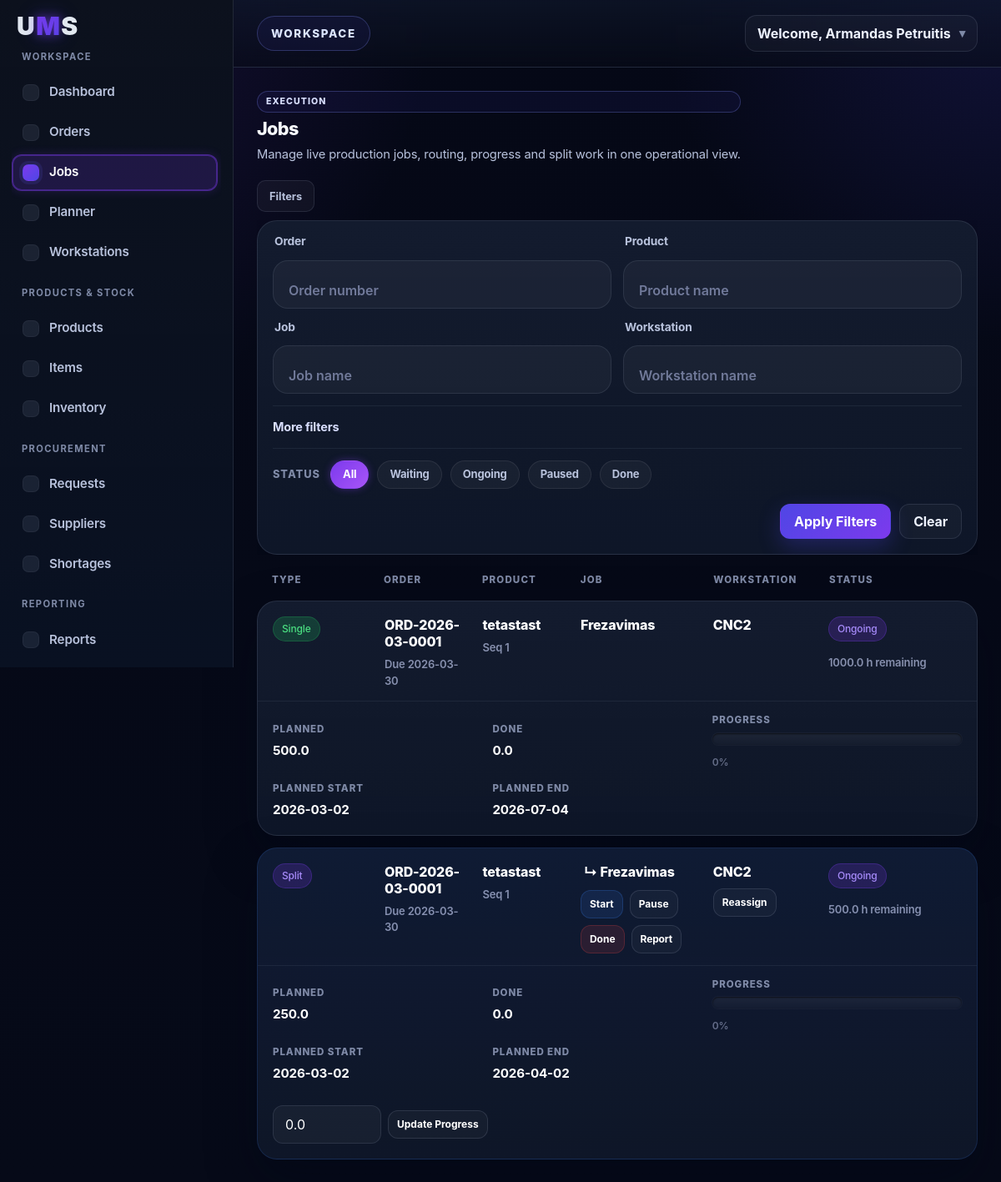
Screenshot of /jobs?workstation=1 (signed in) with the database file from the repository.
### tables this page shows
CREATE TABLE order_jobs (
    id INTEGER PRIMARY KEY AUTOINCREMENT,
    order_id INTEGER NOT NULL,
    product_job_template_id INTEGER,
    workstation_id INTEGER NOT NULL,
    job_name TEXT NOT NULL,
    sequence INTEGER NOT NULL,
    planned_quantity REAL NOT NULL,
    completed_quantity REAL NOT NULL DEFAULT 0,
    estimated_hours REAL NOT NULL,
    status TEXT NOT NULL DEFAULT 'Waiting', job_product_id INTEGER, planned_start TEXT, planned_end TEXT, parent_job_id INTEGER, is_split_child INTEGER NOT NULL DEFAULT 0, company_id INTEGER,
    FOREIGN KEY (order_id) REFERENCES orders(id),
    FOREIGN KEY (workstation_id) REFERENCES workstations(id)
);

CREATE TABLE orders (
        id INTEGER PRIMARY KEY AUTOINCREMENT,
        order_number TEXT,
        customer TEXT,
        status TEXT,
        due_date TEXT,
        priority TEXT
    , product_id INTEGER, quantity REAL DEFAULT 1, materials_reserved INTEGER NOT NULL DEFAULT 0, company_id INTEGER);

CREATE TABLE products (
        id INTEGER PRIMARY KEY AUTOINCREMENT,
        product_code TEXT NOT NULL,
        product_name TEXT NOT NULL,
        description TEXT,
        measurement_unit TEXT NOT NULL
    , time_per_unit REAL NOT NULL DEFAULT 0, stock_quantity REAL NOT NULL DEFAULT 0, company_id INTEGER);

CREATE TABLE workstations (
        id INTEGER PRIMARY KEY AUTOINCREMENT,
        name TEXT NOT NULL,
        description TEXT,
        hours_per_shift REAL NOT NULL DEFAULT 8,
        shifts_per_day INTEGER NOT NULL DEFAULT 1,
        working_days_per_month INTEGER NOT NULL DEFAULT 20
    , color TEXT NOT NULL DEFAULT '#3b82f6', company_id INTEGER);

### app.py (the view)
@app.route("/jobs")
@permission_required("view_jobs")
def jobs():
    if not is_logged_in():
        return redirect(url_for("login"))
    company_id = get_company_id()
    order_number = request.args.get("order_number", "").strip()
    product_name = request.args.get("product_name", "").strip()
    job_name = request.args.get("job_name", "").strip()
    workstation = request.args.get("workstation", "").strip()
    workstation_text = request.args.get("workstation_text", "").strip()
    due_date_from = request.args.get("due_date_from", "").strip()
    due_date_to = request.args.get("due_date_to", "").strip()
    selected_statuses = request.args.getlist("status")
    selected_statuses = [s.strip() for s in selected_statuses if s.strip()]
    statuses = selected_statuses[:]
    if "All" in statuses:
        statuses = []
    conn = sqlite3.connect("database.db")
    cursor = conn.cursor()
    query = """
        SELECT
            oj.id,
            o.order_number,
            jp.product_name,
            oj.job_name,
            w.name,
            oj.workstation_id,
            oj.sequence,
            oj.planned_quantity,
            oj.completed_quantity,
            oj.estimated_hours,
            oj.status,
            o.due_date,
            oj.planned_start,
            oj.planned_end,
            oj.parent_job_id,
            oj.is_split_child,
            (
                SELECT COUNT(*)
                FROM order_jobs child
                WHERE child.parent_job_id = oj.id
                  AND child.is_split_child = 1
                  AND child.company_id = oj.company_id
            ) AS child_count
        FROM order_jobs oj
        JOIN orders o
          ON oj.order_id = o.id
         AND o.company_id = oj.company_id
        LEFT JOIN products jp
          ON oj.job_product_id = jp.id
         AND jp.company_id = oj.company_id
        JOIN workstations w
          ON oj.workstation_id = w.id
         AND w.company_id = oj.company_id
        WHERE oj.company_id = ?
    """
    params = [company_id]
    if order_number:
        query += " AND o.order_number LIKE ?"
        params.append(f"%{order_number}%")
    if product_name:
        query += " AND jp.product_name LIKE ?"
        params.append(f"%{product_name}%")
    if job_name:
        query += " AND oj.job_name LIKE ?"
        params.append(f"%{job_name}%")
    if workstation:
        query += " AND oj.workstation_id = ?"
        params.append(workstation)
    if workstation_text:
        query += " AND w.name LIKE ?"
        params.append(f"%{workstation_text}%")
    if statuses:
        placeholders = ",".join(["?"] * len(statuses))
        query += f" AND oj.status IN ({placeholders})"
        params.extend(statuses)
    if due_date_from:
        query += " AND o.due_date >= ?"
        params.append(due_date_from)
    if due_date_to:
        query += " AND o.due_date <= ?"
        params.append(due_date_to)
    query += " ORDER BY o.due_date ASC, o.order_number ASC, oj.sequence ASC, oj.id ASC"
    cursor.execute(query, params)
    rows = cursor.fetchall()
    jobs = []
    for row in rows:
        job_id = row[0]
        planned_quantity = float(row[7] or 0)
        completed_quantity = float(row[8] or 0)
        child_count = int(row[16] or 0)
        progress_percent = 0
        if planned_quantity > 0:
            progress_percent = min(100, max(0, (completed_quantity / planned_quantity) * 100))
        jobs.append({
            "id": row[0],
            "order_number": row[1],
            "product_name": row[2] if row[2] else "-",
            "job_name": row[3],
            "workstation_name": row[4],
            "workstation_id": row[5],
            "sequence": row[6],
            "planned_quantity": planned_quantity,
            "completed_quantity": completed_quantity,
            "estimated_hours": row[9],
            "status": row[10],
            "due_date": row[11],
            "planned_start": row[12],
            "planned_end": row[13],
            "progress_percent": progress_percent,
            "parent_job_id": row[14],
            "is_split_child": int(row[15] or 0),
            "child_count": child_count,
            "can_start": can_start_job(cursor, job_id, company_id=company_id) if child_count == 0 else False
        })
    cursor.execute("""
        SELECT id, name
        FROM workstations
        WHERE company_id = ?
        ORDER BY name ASC
    """, (company_id,))
    ws_rows = cursor.fetchall()
    conn.close()
    workstations = [{"id": w[0], "name": w[1]} for w in ws_rows]
    filters = {
        "order_number": order_number,
        "product_name": product_name,
        "job_name": job_name,
        "workstation": workstation,
        "workstation_text": workstation_text,
        "status": selected_statuses,
        "due_date_from": due_date_from,
        "due_date_to": due_date_to
    }
    return render_template(
        "jobs.html",
        jobs=jobs,
        workstations=workstations,
        filters=filters,
        active_page="jobs"
    )

### templates/jobs.html (shortened to what this page needs)
{% extends "base.html" %}
{% block content %}
<div class="jobs-header">
  <div class="jobs-header-left">
    <span class="eyebrow-label">Execution</span>
    <h1>Jobs</h1>
    <p>Manage live production jobs, routing, progress and split work in one operational view.</p>
  </div>
</div>
<div class="filters-wrapper section-spacing">
  <button type="button" class="filters-toggle-btn" aria-expanded="false">
    Filters
  </button>
  <div class="filters-panel filters-collapsed">
    <div class="dashboard-form-card jobs-filter-card">
      <form method="GET" action="{{ url_for('jobs') }}" class="order-form live-filter-form">
        <div class="jobs-filter-grid">
          <div class="form-group">
            <label for="order_number">Order</label>
            <input type="text" id="order_number" name="order_number" value="{{ filters.order_number }}" placeholder="Order number">
          </div>
          <div class="form-group">
            <label for="product_name">Product</label>
            <input type="text" id="product_name" name="product_name" value="{{ filters.product_name }}" placeholder="Product name">
          </div>
          <div class="form-group">
            <label for="job_name">Job</label>
            <input type="text" id="job_name" name="job_name" value="{{ filters.job_name }}" placeholder="Job name">
          </div>
          <div class="form-group">
            <label for="workstation_text">Workstation</label>
            <input type="text" id="workstation_text" name="workstation_text" value="{{ filters.workstation_text }}" placeholder="Workstation name">
          </div>
        </div>
        <details class="jobs-more-filters">
          <summary>More filters</summary>
        </details>
        <div class="jobs-status-pills">
          <span class="jobs-status-label">Status</span>
          <label class="jobs-pill-option">
            <span>All</span>
          </label>
          <label class="jobs-pill-option">
            <span>Waiting</span>
          </label>
          <label class="jobs-pill-option">
            <span>Ongoing</span>
          </label>
          <label class="jobs-pill-option">
            <span>Paused</span>
          </label>
          <label class="jobs-pill-option">
            <span>Done</span>
          </label>
        </div>
        <div class="form-actions">
          <button type="submit" class="dashboard-btn primary">Apply Filters</button>
          <a href="{{ url_for('jobs') }}" class="dashboard-btn secondary">Clear</a>
        </div>
      </form>
    </div>
  </div>
</div>
<div id="jobs-results">
  <div class="jobs-board">
    <div class="jobs-board-header">
      <div class="jobs-board-head">Type</div>
      <div class="jobs-board-head">Order</div>
      <div class="jobs-board-head">Product</div>
      <div class="jobs-board-head">Job</div>
      <div class="jobs-board-head">Workstation</div>
      <div class="jobs-board-head">Status</div>
    </div>
    <div class="jobs-board-body">
      {% if jobs %}
        {% for job in jobs %}
          {% set progress_percent = job.progress_percent if job.progress_percent is not none else 0 %}
          {% set progress_width = progress_percent if progress_percent <= 100 else 100 %}
          {% set remaining_qty = job.planned_quantity - job.completed_quantity %}
          {% if remaining_qty < 0 %}
            {% set remaining_qty = 0 %}
          {% endif %}
          {% set total_hours = (job.estimated_hours * remaining_qty)|round(2) %}
          {% if job.status == "Done" %}
            {% set status_class = "completed" %}
          {% elif job.status == "Ongoing" %}
            {% set status_class = "in-progress" %}
          {% elif job.status == "Paused" %}
            {% set status_class = "delayed" %}
          {% else %}
            {% set status_class = "waiting" %}
          {% endif %}
          <article class="job-row-card {% if job.is_split_child %}job-row-split-child{% endif %}">
            <div class="job-row-top">
              <div class="job-cell">
                {% if job.is_split_child %}
                  <span class="status-badge in-progress">Split</span>
                {% else %}
                  <span class="status-badge completed">Single</span>
                {% endif %}
              </div>
              <div class="job-cell">
                <div class="job-main-value">{{ job.order_number }}</div>
                <div class="subtle-meta">Due {{ job.due_date if job.due_date else "-" }}</div>
              </div>
              <div class="job-cell">
                <div class="job-main-value">{{ job.product_name }}</div>
                <div class="subtle-meta">Seq {{ job.sequence }}</div>
              </div>
              <div class="job-cell">
                <div class="job-name-wrap">
                  {% if job.is_split_child %}
                    <span class="job-name-indent">↳ {{ job.job_name }}</span>
                  {% else %}
                    {{ job.job_name }}
                  {% endif %}
                </div>
                <div class="job-row-actions">
                  {% if job.child_count == 0 %}
                    <div class="job-action-cluster">
                      <form method="POST" action="{{ url_for('update_job_status', job_id=job.id, new_status='Ongoing') }}" class="inline-form">
                        <button type="submit" class="table-action-btn btn-edit job-micro-btn" {% if not job.can_start %}disabled title="Previous sequence jobs must be Done first"{% endif %}>Start</button>
                      </form>
                      <form method="POST" action="{{ url_for('update_job_status', job_id=job.id, new_status='Paused') }}" class="inline-form">
                        <button type="submit" class="table-action-btn btn-neutral job-micro-btn">Pause</button>
                      </form>
                      <form method="POST" action="{{ url_for('update_job_status', job_id=job.id, new_status='Done') }}" class="inline-form">
                        <button type="submit" class="table-action-btn btn-delete job-micro-btn">Done</button>
                      </form>
                      <a href="{{ url_for('new_report') }}?job_id={{ job.id }}" class="table-action-btn btn-neutral job-micro-btn">Report</a>
                    </div>
                  {% endif %}
                </div>
              </div>
              <div class="job-cell jobs-col-workstation">
                <div class="job-main-value">{{ job.workstation_name }}</div>
                {% if job.child_count == 0 %}
                  <div class="custom-dropdown" data-job-id="{{ job.id }}">
                    <button type="button" class="dropdown-trigger table-action-btn btn-neutral job-micro-btn">
                      Reassign
                    </button>
                  </div>
                {% endif %}
              </div>
              <div class="job-cell jobs-col-meta">
                <div class="job-meta-stack">
                  <span class="status-badge {{ status_class }}">{{ job.status }}</span>
                  <div class="subtle-meta">{{ total_hours }} h remaining</div>
                </div>
              </div>
            </div>
            <div class="job-row-bottom">
              <div class="job-bottom-grid">
                <div class="job-mini-block">
                  <span class="job-mini-label">Planned</span>
                  <strong>{{ job.planned_quantity }}</strong>
                </div>
                <div class="job-mini-block">
                  <span class="job-mini-label">Done</span>
                  <strong>{{ job.completed_quantity }}</strong>
                </div>
                <div class="job-mini-block job-progress-block">
                  <span class="job-mini-label">Progress</span>
                  <div class="progress-track">
                  </div>
                  <div class="subtle-meta">{{ progress_percent | round(0) }}%</div>
                </div>
                <div class="job-mini-block">
                  <span class="job-mini-label">Planned Start</span>
                  <strong>{{ job.planned_start if job.planned_start else "-" }}</strong>
                </div>
                <div class="job-mini-block">
                  <span class="job-mini-label">Planned End</span>
                  <strong>{{ job.planned_end if job.planned_end else "-" }}</strong>
                </div>
              </div>
              {% if job.child_count == 0 %}
                <div class="job-bottom-tools">
                  <form method="POST" action="{{ url_for('update_job_progress', job_id=job.id) }}" class="job-progress-inline job-progress-inline-compact">
                    <input type="number" step="0.01" min="0" max="{{ job.planned_quantity }}" name="completed_quantity" value="{{ job.completed_quantity }}">
                    <button type="submit" class="table-action-btn btn-neutral job-micro-btn">Update Progress</button>
                  </form>
                </div>
              {% endif %}
            </div>
          </article>
        {% endfor %}
      {% else %}
        <div class="dashboard-table-card">
          <div class="empty-table-message">No jobs found.</div>
        </div>
      {% endif %}
    </div>
  </div>
</div>
{% endblock %}

### rows the page displays
order_jobs: shows "Single", order_number "ORD-2026-03-0001", due_date "2026-03-30", product_name "tetastast", sequence "1", job_name "Frezavimas", workstation_name "CNC2", status "Ongoing", total_hours "1000.0", planned_quantity "500.0", completed_quantity "0.0", is_split_child "0", planned_start "2026-03-02", planned_end "2026-07-04"
order_jobs: is_split_child "Split", order_number "ORD-2026-03-0001", due_date "2026-03-30", product_name "tetastast", sequence "1", job_name "Frezavimas", workstation_name "CNC2", status "Ongoing", total_hours "500.0", planned_quantity "250.0", completed_quantity "0.0", progress_percent "0", planned_start "2026-03-02", planned_end "2026-04-02"

### other values shown
{{ session.get('user_name') }} "Armandas Petruitis"
